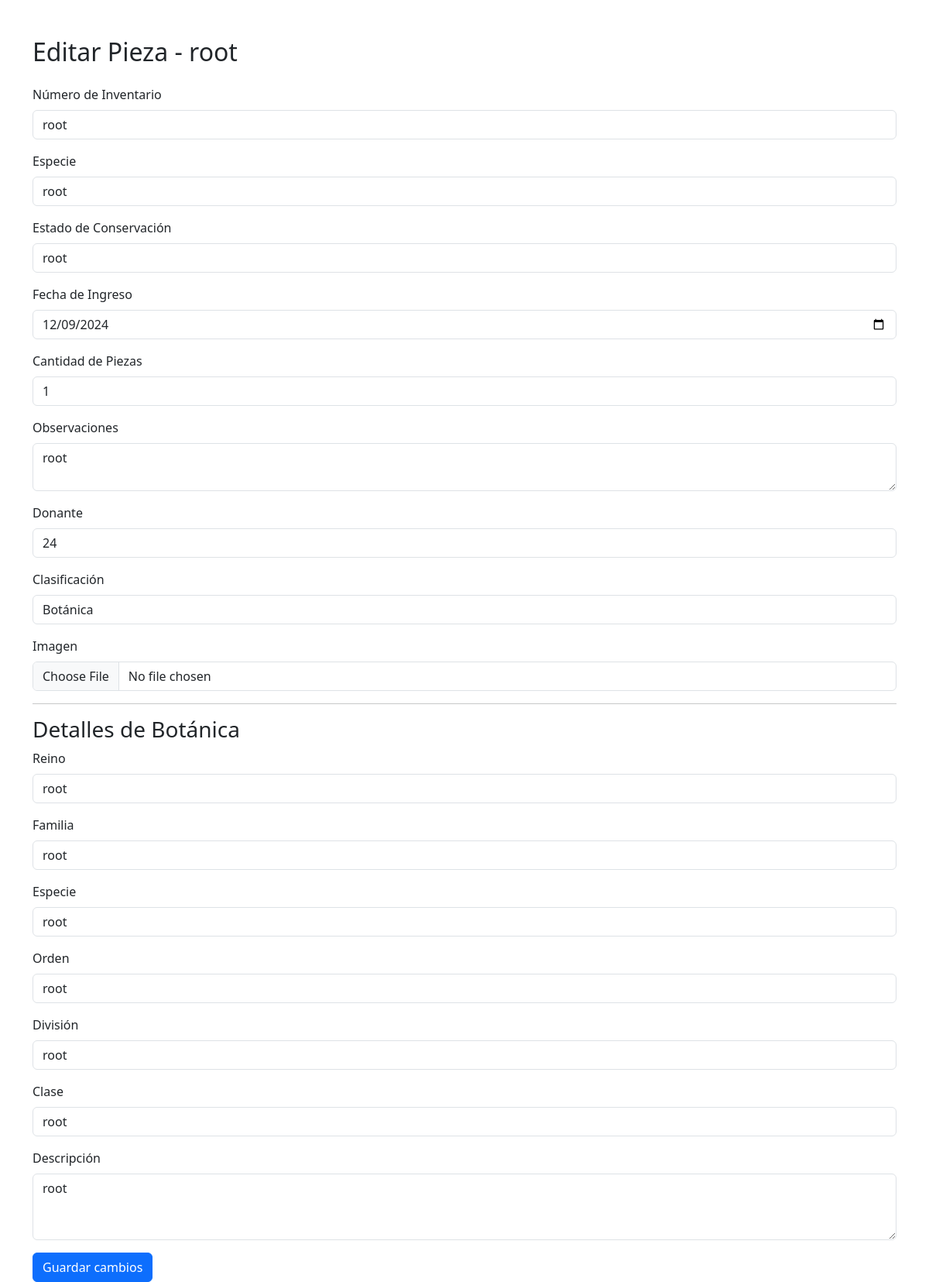
Before: /editar.php?id=36&clasificacion=Botánica (signed in) with the older database file.
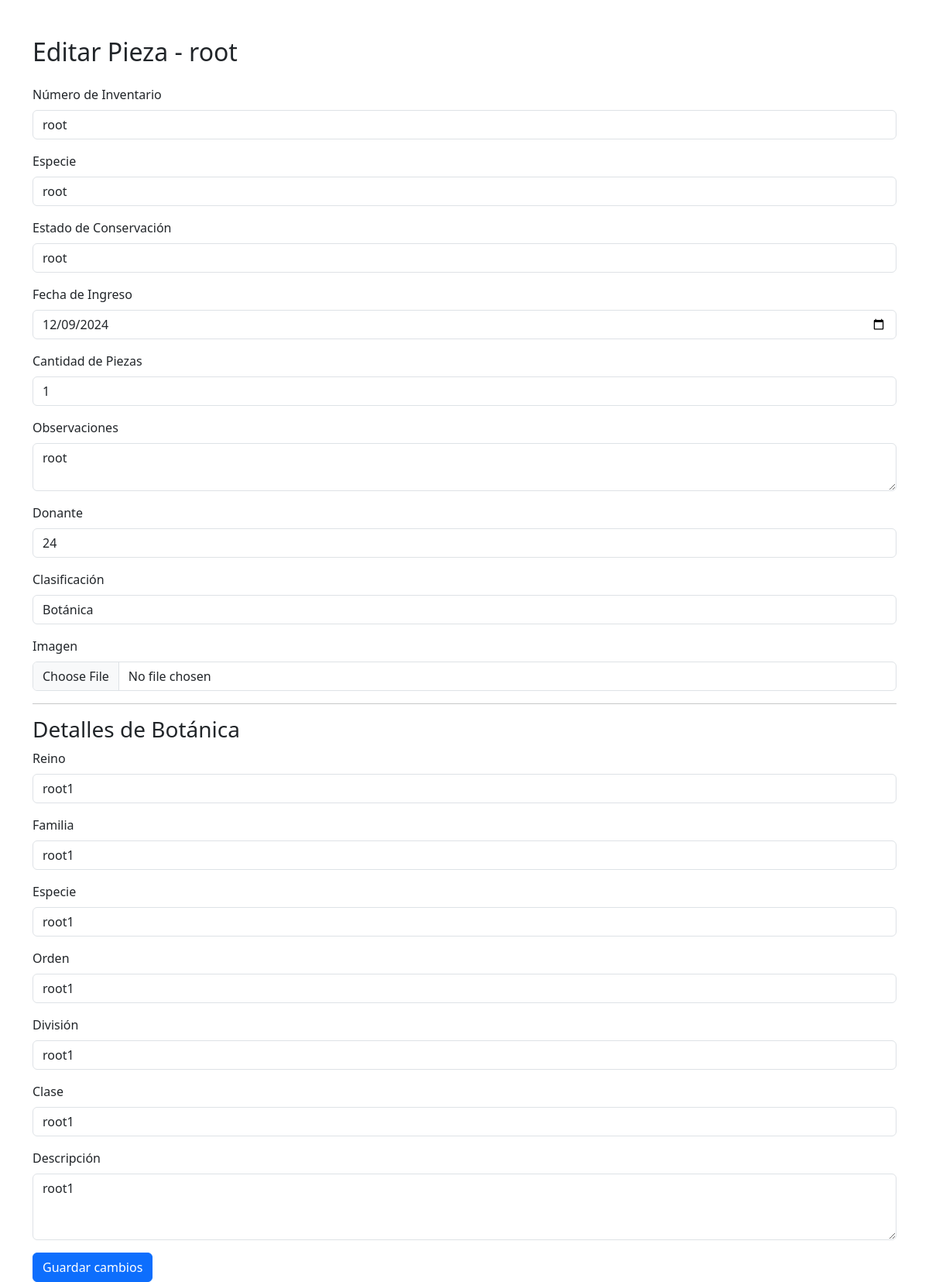
After: the same page with the newer database file.
### tables this page shows
CREATE TABLE `botanica` (
  `idBotanica` int(11) NOT NULL,
  `reino` varchar(255) DEFAULT NULL,
  `familia` varchar(255) DEFAULT NULL,
  `especie` varchar(255) DEFAULT NULL,
  `orden` varchar(255) DEFAULT NULL,
  `division` varchar(255) DEFAULT NULL,
  `clase` varchar(255) DEFAULT NULL,
  `descripcion` longtext DEFAULT NULL,
  `Pieza_idPieza` int(11) NOT NULL
);

### editar.php (the view, shortened to what the changed rows need)
<?php
require_once 'bd.php';
if ($_SERVER['REQUEST_METHOD'] == 'GET') {
    $idPieza = isset($_GET['id']) ? intval($_GET['id']) : 0;
    $clasificacion = isset($_GET['clasificacion']) ? $_GET['clasificacion'] : '';
    if ($idPieza > 0) {
        $clasificacionTablaMap = [
            'Paleontología' => 'Paleontologia',
            'Osteología' => 'Osteologia',
            'Ictiología' => 'Ictiologia',
            'Geología' => 'Geologia',
            'Botánica' => 'Botanica',
            'Zoología' => 'Zoologia',
            'Arqueología' => 'Arqueologia',
            'Octología' => 'Octologia'
        ];
        $tablaRelacionada = $clasificacionTablaMap[$clasificacion];
        $sqlPieza = "SELECT * FROM pieza WHERE idPieza = ?";
        $stmtPieza = $pdo->prepare($sqlPieza);
        $stmtPieza->execute([$idPieza]);
        $pieza = $stmtPieza->fetch(PDO::FETCH_ASSOC);
        $sqlClasificacion = "SELECT * FROM $tablaRelacionada WHERE Pieza_idPieza = ?";
        $stmtClasificacion = $pdo->prepare($sqlClasificacion);
        $stmtClasificacion->execute([$idPieza]);
        $clasificacionDetalles = $stmtClasificacion->fetch(PDO::FETCH_ASSOC);
    } else {
        echo "ID de pieza no válido.";
        exit;
    }
}
?>
<!DOCTYPE html>
<html lang="es">
<head>
    <link href="https://cdn.jsdelivr.net/npm/bootstrap@5.3.0/dist/css/bootstrap.min.css" rel="stylesheet">
</head>
<body>
<div class="container mt-5">
    <h2 class="mb-4">Editar Pieza - <?php echo htmlspecialchars($pieza['num_inventario']); ?></h2>
    <form action="guardar_pieza.php" method="POST" enctype="multipart/form-data">
<?php if ($clasificacion == 'Arqueología'): ?>
    <h3>Detalles de Arqueología</h3>
    <div class="mb-3">
        <label for="integridad_historica" class="form-label">Integridad Histórica</label>
        <input type="text" class="form-control" id="integridad_historica" name="integridad_historica" value="<?php echo htmlspecialchars($clasificacionDetalles['integridad_historica']); ?>" required>
    </div>
    <div class="mb-3">
        <label for="estetica" class="form-label">Estética</label>
        <input type="text" class="form-control" id="estetica" name="estetica" value="<?php echo htmlspecialchars($clasificacionDetalles['estetica']); ?>" required>
    </div>
    <div class="mb-3">
        <label for="material" class="form-label">Material</label>
        <input type="text" class="form-control" id="material" name="material" value="<?php echo htmlspecialchars($clasificacionDetalles['material']); ?>" required>
    </div>
<?php elseif ($clasificacion == 'Botánica'): ?>
    <h3>Detalles de Botánica</h3>
    <div class="mb-3">
        <label for="reino" class="form-label">Reino</label>
        <input type="text" class="form-control" id="reino" name="reinoBot" value="<?php echo htmlspecialchars($clasificacionDetalles['reino']); ?>" required>
    </div>
    <div class="mb-3">
        <label for="familia" class="form-label">Familia</label>
        <input type="text" class="form-control" id="familia" name="familiaBot" value="<?php echo htmlspecialchars($clasificacionDetalles['familia']); ?>" required>
    </div>
    <div class="mb-3">
        <label for="especie" class="form-label">Especie</label>
        <input type="text" class="form-control" id="especie" name="especieBot" value="<?php echo htmlspecialchars($clasificacionDetalles['especie']); ?>" required>
    </div>
    <div class="mb-3">
        <label for="orden" class="form-label">Orden</label>
        <input type="text" class="form-control" id="orden" name="ordenBot" value="<?php echo htmlspecialchars($clasificacionDetalles['orden']); ?>" required>
    </div>
    <div class="mb-3">
        <label for="division" class="form-label">División</label>
        <input type="text" class="form-control" id="division" name="divisionBot" value="<?php echo htmlspecialchars($clasificacionDetalles['division']); ?>" required>
    </div>
    <div class="mb-3">
        <label for="clase" class="form-label">Clase</label>
        <input type="text" class="form-control" id="claseBot" name="claseBot" value="<?php echo htmlspecialchars($clasificacionDetalles['clase']); ?>" required>
    </div>
    <div class="mb-3">
        <label for="descripcion" class="form-label">Descripción</label>
        <textarea class="form-control" id="descripcion" name="descripcionBot" rows="3" required><?php echo htmlspecialchars($clasificacionDetalles['descripcion']); ?></textarea>
    </div>
<?php endif; ?>
    </form>
</div>
</body>
</html>

Changed rows visible on the page:
changed botanica: reinoBot "root" → "root1"; familiaBot "root" → "root1"; especieBot "root" → "root1"; ordenBot "root" → "root1"; divisionBot "root" → "root1"; claseBot "root" → "root1"; descripcionBot "root" → "root1"
